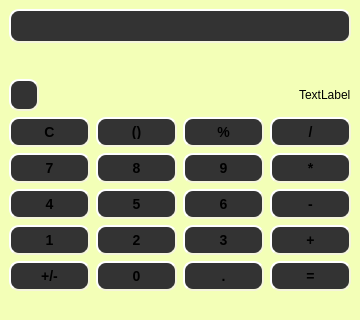
<?xml version="1.0" encoding="UTF-8"?>
<ui version="4.0">
 <class>Calculator</class>
 <widget class="QMainWindow" name="Calculator">
  <property name="geometry">
   <rect>
    <x>0</x>
    <y>0</y>
    <width>360</width>
    <height>320</height>
   </rect>
  </property>
  <property name="sizePolicy">
   <sizepolicy hsizetype="Fixed" vsizetype="Fixed">
    <horstretch>0</horstretch>
    <verstretch>0</verstretch>
   </sizepolicy>
  </property>
  <property name="maximumSize">
   <size>
    <width>360</width>
    <height>320</height>
   </size>
  </property>
  <property name="baseSize">
   <size>
    <width>0</width>
    <height>300</height>
   </size>
  </property>
  <property name="windowTitle">
   <string>Calculator</string>
  </property>
  <property name="windowOpacity">
   <double>1.000000000000000</double>
  </property>
  <property name="autoFillBackground">
   <bool>false</bool>
  </property>
  <property name="styleSheet">
   <string notr="true">background-color: rgb(243, 255, 183);
</string>
  </property>
  <property name="tabShape">
   <enum>QTabWidget::Rounded</enum>
  </property>
  <property name="dockNestingEnabled">
   <bool>false</bool>
  </property>
  <widget class="QWidget" name="centralwidget">
   <property name="minimumSize">
    <size>
     <width>200</width>
     <height>300</height>
    </size>
   </property>
   <property name="maximumSize">
    <size>
     <width>400</width>
     <height>200</height>
    </size>
   </property>
   <layout class="QGridLayout" name="gridLayout_2">
    <item row="0" column="0">
     <layout class="QVBoxLayout" name="mainLayout">
      <item>
       <widget class="QLineEdit" name="input">
        <property name="styleSheet">
         <string notr="true">QLineEdit {
     background-color: #333;
    border-style: outset;
    border-width: 2px;
    border-radius: 10px;
    border-color: beige;
    font: bold 14px;
    padding: 6px;
background: qradialgradient(
        cx: 0.3, cy: -0.4, fx: 0.3, fy: -0.4,
        radius: 1.35, stop: 0 #fff, stop: 1 #888
        );
    }

QLineEdit:hover {
    background: qradialgradient(
        cx: 0.3, cy: -0.4, fx: 0.3, fy: -0.4,
        radius: 1.35, stop: 0 #fff, stop: 1 #bbb
        );
    }

QLineEditn:pressed {
    border-style: inset;
    background: qradialgradient(
        cx: 0.4, cy: -0.1, fx: 0.4, fy: -0.1,
        radius: 1.35, stop: 0 #fff, stop: 1 #ddd
        );
    }</string>
        </property>
       </widget>
      </item>
      <item>
       <spacer name="verticalSpacer">
        <property name="orientation">
         <enum>Qt::Vertical</enum>
        </property>
        <property name="sizeType">
         <enum>QSizePolicy::Fixed</enum>
        </property>
        <property name="sizeHint" stdset="0">
         <size>
          <width>20</width>
          <height>30</height>
         </size>
        </property>
       </spacer>
      </item>
      <item>
       <layout class="QHBoxLayout" name="horizontalLayout">
        <item>
         <widget class="QPushButton" name="op_del">
          <property name="maximumSize">
           <size>
            <width>30</width>
            <height>16777215</height>
           </size>
          </property>
          <property name="styleSheet">
           <string notr="true">QPushButton {
     background-color: #333;
    border-style: outset;
    border-width: 2px;
    border-radius: 10px;
    border-color: beige;
    font: bold 14px;
    padding: 6px;
background: qradialgradient(
        cx: 0.3, cy: -0.4, fx: 0.3, fy: -0.4,
        radius: 1.35, stop: 0 #fff, stop: 1 #888
        );
    }

QPushButton:hover {
    background: qradialgradient(
        cx: 0.3, cy: -0.4, fx: 0.3, fy: -0.4,
        radius: 1.35, stop: 0 #fff, stop: 1 #bbb
        );
    }

QPushButton:pressed {
    border-style: inset;
    background: qradialgradient(
        cx: 0.4, cy: -0.1, fx: 0.4, fy: -0.1,
        radius: 1.35, stop: 0 #fff, stop: 1 #ddd
        );
    }</string>
          </property>
          <property name="text">
           <string/>
          </property>
          <property name="icon">
           <iconset resource="resources.qrc">
            <normaloff>:/pre/images/delete-svgrepo-com.png</normaloff>:/pre/images/delete-svgrepo-com.png</iconset>
          </property>
         </widget>
        </item>
        <item>
         <spacer name="horizontalSpacer">
          <property name="orientation">
           <enum>Qt::Horizontal</enum>
          </property>
          <property name="sizeType">
           <enum>QSizePolicy::Expanding</enum>
          </property>
          <property name="sizeHint" stdset="0">
           <size>
            <width>40</width>
            <height>20</height>
           </size>
          </property>
         </spacer>
        </item>
        <item>
         <widget class="QLabel" name="answerLabel">
          <property name="minimumSize">
           <size>
            <width>50</width>
            <height>0</height>
           </size>
          </property>
          <property name="maximumSize">
           <size>
            <width>100</width>
            <height>16777215</height>
           </size>
          </property>
          <property name="text">
           <string>TextLabel</string>
          </property>
         </widget>
        </item>
       </layout>
      </item>
      <item>
       <layout class="QGridLayout" name="numbersOpLayout">
        <item row="2" column="3">
         <widget class="QPushButton" name="op_sub">
          <property name="styleSheet">
           <string notr="true">QPushButton {
     background-color: #333;
    border-style: outset;
    border-width: 2px;
    border-radius: 10px;
    border-color: beige;
    font: bold 14px;
    padding: 6px;
background: qradialgradient(
        cx: 0.3, cy: -0.4, fx: 0.3, fy: -0.4,
        radius: 1.35, stop: 0 #fff, stop: 1 #888
        );
    }

QPushButton:hover {
    background: qradialgradient(
        cx: 0.3, cy: -0.4, fx: 0.3, fy: -0.4,
        radius: 1.35, stop: 0 #fff, stop: 1 #bbb
        );
    }

QPushButton:pressed {
    border-style: inset;
    background: qradialgradient(
        cx: 0.4, cy: -0.1, fx: 0.4, fy: -0.1,
        radius: 1.35, stop: 0 #fff, stop: 1 #ddd
        );
    }</string>
          </property>
          <property name="text">
           <string>-</string>
          </property>
         </widget>
        </item>
        <item row="4" column="0">
         <widget class="QPushButton" name="op_sign">
          <property name="styleSheet">
           <string notr="true">QPushButton {
     background-color: #333;
    border-style: outset;
    border-width: 2px;
    border-radius: 10px;
    border-color: beige;
    font: bold 14px;
    padding: 6px;
background: qradialgradient(
        cx: 0.3, cy: -0.4, fx: 0.3, fy: -0.4,
        radius: 1.35, stop: 0 #fff, stop: 1 #888
        );
    }

QPushButton:hover {
    background: qradialgradient(
        cx: 0.3, cy: -0.4, fx: 0.3, fy: -0.4,
        radius: 1.35, stop: 0 #fff, stop: 1 #bbb
        );
    }

QPushButton:pressed {
    border-style: inset;
    background: qradialgradient(
        cx: 0.4, cy: -0.1, fx: 0.4, fy: -0.1,
        radius: 1.35, stop: 0 #fff, stop: 1 #ddd
        );
    }</string>
          </property>
          <property name="text">
           <string>+/-</string>
          </property>
         </widget>
        </item>
        <item row="1" column="1">
         <widget class="QPushButton" name="num_8">
          <property name="styleSheet">
           <string notr="true">QPushButton {
     background-color: #333;
    border-style: outset;
    border-width: 2px;
    border-radius: 10px;
    border-color: beige;
    font: bold 14px;
    padding: 6px;
background: qradialgradient(
        cx: 0.3, cy: -0.4, fx: 0.3, fy: -0.4,
        radius: 1.35, stop: 0 #fff, stop: 1 #888
        );
    }

QPushButton:hover {
    background: qradialgradient(
        cx: 0.3, cy: -0.4, fx: 0.3, fy: -0.4,
        radius: 1.35, stop: 0 #fff, stop: 1 #bbb
        );
    }

QPushButton:pressed {
    border-style: inset;
    background: qradialgradient(
        cx: 0.4, cy: -0.1, fx: 0.4, fy: -0.1,
        radius: 1.35, stop: 0 #fff, stop: 1 #ddd
        );
    }</string>
          </property>
          <property name="text">
           <string>8</string>
          </property>
         </widget>
        </item>
        <item row="0" column="2">
         <widget class="QPushButton" name="op_percentage">
          <property name="styleSheet">
           <string notr="true">QPushButton {
     background-color: #333;
    border-style: outset;
    border-width: 2px;
    border-radius: 10px;
    border-color: beige;
    font: bold 14px;
    padding: 6px;
background: qradialgradient(
        cx: 0.3, cy: -0.4, fx: 0.3, fy: -0.4,
        radius: 1.35, stop: 0 #fff, stop: 1 #888
        );
    }

QPushButton:hover {
    background: qradialgradient(
        cx: 0.3, cy: -0.4, fx: 0.3, fy: -0.4,
        radius: 1.35, stop: 0 #fff, stop: 1 #bbb
        );
    }

QPushButton:pressed {
    border-style: inset;
    background: qradialgradient(
        cx: 0.4, cy: -0.1, fx: 0.4, fy: -0.1,
        radius: 1.35, stop: 0 #fff, stop: 1 #ddd
        );
    }</string>
          </property>
          <property name="text">
           <string>%</string>
          </property>
         </widget>
        </item>
        <item row="0" column="0">
         <widget class="QPushButton" name="op_clear">
          <property name="styleSheet">
           <string notr="true">QPushButton {
     background-color: #333;
    border-style: outset;
    border-width: 2px;
    border-radius: 10px;
    border-color: beige;
    font: bold 14px;
    padding: 6px;
background: qradialgradient(
        cx: 0.3, cy: -0.4, fx: 0.3, fy: -0.4,
        radius: 1.35, stop: 0 #fff, stop: 1 #888
        );
    }

QPushButton:hover {
    background: qradialgradient(
        cx: 0.3, cy: -0.4, fx: 0.3, fy: -0.4,
        radius: 1.35, stop: 0 #fff, stop: 1 #bbb
        );
    }

QPushButton:pressed {
    border-style: inset;
    background: qradialgradient(
        cx: 0.4, cy: -0.1, fx: 0.4, fy: -0.1,
        radius: 1.35, stop: 0 #fff, stop: 1 #ddd
        );
    }</string>
          </property>
          <property name="text">
           <string>C</string>
          </property>
         </widget>
        </item>
        <item row="1" column="3">
         <widget class="QPushButton" name="op_mul">
          <property name="styleSheet">
           <string notr="true">QPushButton {
     background-color: #333;
    border-style: outset;
    border-width: 2px;
    border-radius: 10px;
    border-color: beige;
    font: bold 14px;
    padding: 6px;
background: qradialgradient(
        cx: 0.3, cy: -0.4, fx: 0.3, fy: -0.4,
        radius: 1.35, stop: 0 #fff, stop: 1 #888
        );
    }

QPushButton:hover {
    background: qradialgradient(
        cx: 0.3, cy: -0.4, fx: 0.3, fy: -0.4,
        radius: 1.35, stop: 0 #fff, stop: 1 #bbb
        );
    }

QPushButton:pressed {
    border-style: inset;
    background: qradialgradient(
        cx: 0.4, cy: -0.1, fx: 0.4, fy: -0.1,
        radius: 1.35, stop: 0 #fff, stop: 1 #ddd
        );
    }</string>
          </property>
          <property name="text">
           <string>*</string>
          </property>
         </widget>
        </item>
        <item row="0" column="3">
         <widget class="QPushButton" name="op_div">
          <property name="styleSheet">
           <string notr="true">QPushButton {
     background-color: #333;
    border-style: outset;
    border-width: 2px;
    border-radius: 10px;
    border-color: beige;
    font: bold 14px;
    padding: 6px;
background: qradialgradient(
        cx: 0.3, cy: -0.4, fx: 0.3, fy: -0.4,
        radius: 1.35, stop: 0 #fff, stop: 1 #888
        );
    }

QPushButton:hover {
    background: qradialgradient(
        cx: 0.3, cy: -0.4, fx: 0.3, fy: -0.4,
        radius: 1.35, stop: 0 #fff, stop: 1 #bbb
        );
    }

QPushButton:pressed {
    border-style: inset;
    background: qradialgradient(
        cx: 0.4, cy: -0.1, fx: 0.4, fy: -0.1,
        radius: 1.35, stop: 0 #fff, stop: 1 #ddd
        );
    }</string>
          </property>
          <property name="text">
           <string>/</string>
          </property>
         </widget>
        </item>
        <item row="2" column="0">
         <widget class="QPushButton" name="num_4">
          <property name="styleSheet">
           <string notr="true">QPushButton {
     background-color: #333;
    border-style: outset;
    border-width: 2px;
    border-radius: 10px;
    border-color: beige;
    font: bold 14px;
    padding: 6px;
background: qradialgradient(
        cx: 0.3, cy: -0.4, fx: 0.3, fy: -0.4,
        radius: 1.35, stop: 0 #fff, stop: 1 #888
        );
    }

QPushButton:hover {
    background: qradialgradient(
        cx: 0.3, cy: -0.4, fx: 0.3, fy: -0.4,
        radius: 1.35, stop: 0 #fff, stop: 1 #bbb
        );
    }

QPushButton:pressed {
    border-style: inset;
    background: qradialgradient(
        cx: 0.4, cy: -0.1, fx: 0.4, fy: -0.1,
        radius: 1.35, stop: 0 #fff, stop: 1 #ddd
        );
    }</string>
          </property>
          <property name="text">
           <string>4</string>
          </property>
         </widget>
        </item>
        <item row="2" column="1">
         <widget class="QPushButton" name="num_5">
          <property name="styleSheet">
           <string notr="true">QPushButton {
     background-color: #333;
    border-style: outset;
    border-width: 2px;
    border-radius: 10px;
    border-color: beige;
    font: bold 14px;
    padding: 6px;
background: qradialgradient(
        cx: 0.3, cy: -0.4, fx: 0.3, fy: -0.4,
        radius: 1.35, stop: 0 #fff, stop: 1 #888
        );
    }

QPushButton:hover {
    background: qradialgradient(
        cx: 0.3, cy: -0.4, fx: 0.3, fy: -0.4,
        radius: 1.35, stop: 0 #fff, stop: 1 #bbb
        );
    }

QPushButton:pressed {
    border-style: inset;
    background: qradialgradient(
        cx: 0.4, cy: -0.1, fx: 0.4, fy: -0.1,
        radius: 1.35, stop: 0 #fff, stop: 1 #ddd
        );
    }</string>
          </property>
          <property name="text">
           <string>5</string>
          </property>
         </widget>
        </item>
        <item row="1" column="0">
         <widget class="QPushButton" name="num_7">
          <property name="sizeIncrement">
           <size>
            <width>0</width>
            <height>0</height>
           </size>
          </property>
          <property name="styleSheet">
           <string notr="true">QPushButton {
     background-color: #333;
    border-style: outset;
    border-width: 2px;
    border-radius: 10px;
    border-color: beige;
    font: bold 14px;
    padding: 6px;
background: qradialgradient(
        cx: 0.3, cy: -0.4, fx: 0.3, fy: -0.4,
        radius: 1.35, stop: 0 #fff, stop: 1 #888
        );
    }

QPushButton:hover {
    background: qradialgradient(
        cx: 0.3, cy: -0.4, fx: 0.3, fy: -0.4,
        radius: 1.35, stop: 0 #fff, stop: 1 #bbb
        );
    }

QPushButton:pressed {
    border-style: inset;
    background: qradialgradient(
        cx: 0.4, cy: -0.1, fx: 0.4, fy: -0.1,
        radius: 1.35, stop: 0 #fff, stop: 1 #ddd
        );
    }</string>
          </property>
          <property name="text">
           <string>7</string>
          </property>
         </widget>
        </item>
        <item row="4" column="3">
         <widget class="QPushButton" name="op_equal">
          <property name="styleSheet">
           <string notr="true">QPushButton {
     background-color: #333;
    border-style: outset;
    border-width: 2px;
    border-radius: 10px;
    border-color: beige;
    font: bold 14px;
    padding: 6px;
background: qradialgradient(
        cx: 0.3, cy: -0.4, fx: 0.3, fy: -0.4,
        radius: 1.35, stop: 0 #fff, stop: 1 #888
        );
    }

QPushButton:hover {
    background: qradialgradient(
        cx: 0.3, cy: -0.4, fx: 0.3, fy: -0.4,
        radius: 1.35, stop: 0 #fff, stop: 1 #bbb
        );
    }

QPushButton:pressed {
    border-style: inset;
    background: qradialgradient(
        cx: 0.4, cy: -0.1, fx: 0.4, fy: -0.1,
        radius: 1.35, stop: 0 #fff, stop: 1 #ddd
        );
    }</string>
          </property>
          <property name="text">
           <string>=</string>
          </property>
          <property name="default">
           <bool>true</bool>
          </property>
         </widget>
        </item>
        <item row="1" column="2">
         <widget class="QPushButton" name="num_9">
          <property name="tabletTracking">
           <bool>false</bool>
          </property>
          <property name="styleSheet">
           <string notr="true">QPushButton {
     background-color: #333;
    border-style: outset;
    border-width: 2px;
    border-radius: 10px;
    border-color: beige;
    font: bold 14px;
    padding: 6px;
background: qradialgradient(
        cx: 0.3, cy: -0.4, fx: 0.3, fy: -0.4,
        radius: 1.35, stop: 0 #fff, stop: 1 #888
        );
    }

QPushButton:hover {
    background: qradialgradient(
        cx: 0.3, cy: -0.4, fx: 0.3, fy: -0.4,
        radius: 1.35, stop: 0 #fff, stop: 1 #bbb
        );
    }

QPushButton:pressed {
    border-style: inset;
    background: qradialgradient(
        cx: 0.4, cy: -0.1, fx: 0.4, fy: -0.1,
        radius: 1.35, stop: 0 #fff, stop: 1 #ddd
        );
    }</string>
          </property>
          <property name="text">
           <string>9</string>
          </property>
         </widget>
        </item>
        <item row="3" column="2">
         <widget class="QPushButton" name="num_3">
          <property name="styleSheet">
           <string notr="true">QPushButton {
     background-color: #333;
    border-style: outset;
    border-width: 2px;
    border-radius: 10px;
    border-color: beige;
    font: bold 14px;
    padding: 6px;
background: qradialgradient(
        cx: 0.3, cy: -0.4, fx: 0.3, fy: -0.4,
        radius: 1.35, stop: 0 #fff, stop: 1 #888
        );
    }

QPushButton:hover {
    background: qradialgradient(
        cx: 0.3, cy: -0.4, fx: 0.3, fy: -0.4,
        radius: 1.35, stop: 0 #fff, stop: 1 #bbb
        );
    }

QPushButton:pressed {
    border-style: inset;
    background: qradialgradient(
        cx: 0.4, cy: -0.1, fx: 0.4, fy: -0.1,
        radius: 1.35, stop: 0 #fff, stop: 1 #ddd
        );
    }</string>
          </property>
          <property name="text">
           <string>3</string>
          </property>
         </widget>
        </item>
        <item row="4" column="1">
         <widget class="QPushButton" name="num_0">
          <property name="styleSheet">
           <string notr="true">QPushButton {
     background-color: #333;
    border-style: outset;
    border-width: 2px;
    border-radius: 10px;
    border-color: beige;
    font: bold 14px;
    padding: 6px;
background: qradialgradient(
        cx: 0.3, cy: -0.4, fx: 0.3, fy: -0.4,
        radius: 1.35, stop: 0 #fff, stop: 1 #888
        );
    }

QPushButton:hover {
    background: qradialgradient(
        cx: 0.3, cy: -0.4, fx: 0.3, fy: -0.4,
        radius: 1.35, stop: 0 #fff, stop: 1 #bbb
        );
    }

QPushButton:pressed {
    border-style: inset;
    background: qradialgradient(
        cx: 0.4, cy: -0.1, fx: 0.4, fy: -0.1,
        radius: 1.35, stop: 0 #fff, stop: 1 #ddd
        );
    }</string>
          </property>
          <property name="text">
           <string>0</string>
          </property>
         </widget>
        </item>
        <item row="4" column="2">
         <widget class="QPushButton" name="op_point">
          <property name="styleSheet">
           <string notr="true">QPushButton {
     background-color: #333;
    border-style: outset;
    border-width: 2px;
    border-radius: 10px;
    border-color: beige;
    font: bold 14px;
    padding: 6px;
background: qradialgradient(
        cx: 0.3, cy: -0.4, fx: 0.3, fy: -0.4,
        radius: 1.35, stop: 0 #fff, stop: 1 #888
        );
    }

QPushButton:hover {
    background: qradialgradient(
        cx: 0.3, cy: -0.4, fx: 0.3, fy: -0.4,
        radius: 1.35, stop: 0 #fff, stop: 1 #bbb
        );
    }

QPushButton:pressed {
    border-style: inset;
    background: qradialgradient(
        cx: 0.4, cy: -0.1, fx: 0.4, fy: -0.1,
        radius: 1.35, stop: 0 #fff, stop: 1 #ddd
        );
    }</string>
          </property>
          <property name="text">
           <string>.</string>
          </property>
         </widget>
        </item>
        <item row="0" column="1">
         <widget class="QPushButton" name="op_brackets">
          <property name="styleSheet">
           <string notr="true">QPushButton {
     background-color: #333;
    border-style: outset;
    border-width: 2px;
    border-radius: 10px;
    border-color: beige;
    font: bold 14px;
    padding: 6px;
background: qradialgradient(
        cx: 0.3, cy: -0.4, fx: 0.3, fy: -0.4,
        radius: 1.35, stop: 0 #fff, stop: 1 #888
        );
    }

QPushButton:hover {
    background: qradialgradient(
        cx: 0.3, cy: -0.4, fx: 0.3, fy: -0.4,
        radius: 1.35, stop: 0 #fff, stop: 1 #bbb
        );
    }

QPushButton:pressed {
    border-style: inset;
    background: qradialgradient(
        cx: 0.4, cy: -0.1, fx: 0.4, fy: -0.1,
        radius: 1.35, stop: 0 #fff, stop: 1 #ddd
        );
    }</string>
          </property>
          <property name="text">
           <string>()</string>
          </property>
         </widget>
        </item>
        <item row="3" column="3">
         <widget class="QPushButton" name="op_add">
          <property name="styleSheet">
           <string notr="true">QPushButton {
     background-color: #333;
    border-style: outset;
    border-width: 2px;
    border-radius: 10px;
    border-color: beige;
    font: bold 14px;
    padding: 6px;
background: qradialgradient(
        cx: 0.3, cy: -0.4, fx: 0.3, fy: -0.4,
        radius: 1.35, stop: 0 #fff, stop: 1 #888
        );
    }

QPushButton:hover {
    background: qradialgradient(
        cx: 0.3, cy: -0.4, fx: 0.3, fy: -0.4,
        radius: 1.35, stop: 0 #fff, stop: 1 #bbb
        );
    }

QPushButton:pressed {
    border-style: inset;
    background: qradialgradient(
        cx: 0.4, cy: -0.1, fx: 0.4, fy: -0.1,
        radius: 1.35, stop: 0 #fff, stop: 1 #ddd
        );
    }</string>
          </property>
          <property name="text">
           <string>+</string>
          </property>
         </widget>
        </item>
        <item row="3" column="0">
         <widget class="QPushButton" name="num_1">
          <property name="styleSheet">
           <string notr="true">QPushButton {
     background-color: #333;
    border-style: outset;
    border-width: 2px;
    border-radius: 10px;
    border-color: beige;
    font: bold 14px;
    padding: 6px;
background: qradialgradient(
        cx: 0.3, cy: -0.4, fx: 0.3, fy: -0.4,
        radius: 1.35, stop: 0 #fff, stop: 1 #888
        );
    }

QPushButton:hover {
    background: qradialgradient(
        cx: 0.3, cy: -0.4, fx: 0.3, fy: -0.4,
        radius: 1.35, stop: 0 #fff, stop: 1 #bbb
        );
    }

QPushButton:pressed {
    border-style: inset;
    background: qradialgradient(
        cx: 0.4, cy: -0.1, fx: 0.4, fy: -0.1,
        radius: 1.35, stop: 0 #fff, stop: 1 #ddd
        );
    }</string>
          </property>
          <property name="text">
           <string>1</string>
          </property>
         </widget>
        </item>
        <item row="3" column="1">
         <widget class="QPushButton" name="num_2">
          <property name="styleSheet">
           <string notr="true">QPushButton {
     background-color: #333;
    border-style: outset;
    border-width: 2px;
    border-radius: 10px;
    border-color: beige;
    font: bold 14px;
    padding: 6px;
background: qradialgradient(
        cx: 0.3, cy: -0.4, fx: 0.3, fy: -0.4,
        radius: 1.35, stop: 0 #fff, stop: 1 #888
        );
    }

QPushButton:hover {
    background: qradialgradient(
        cx: 0.3, cy: -0.4, fx: 0.3, fy: -0.4,
        radius: 1.35, stop: 0 #fff, stop: 1 #bbb
        );
    }

QPushButton:pressed {
    border-style: inset;
    background: qradialgradient(
        cx: 0.4, cy: -0.1, fx: 0.4, fy: -0.1,
        radius: 1.35, stop: 0 #fff, stop: 1 #ddd
        );
    }</string>
          </property>
          <property name="text">
           <string>2</string>
          </property>
         </widget>
        </item>
        <item row="2" column="2">
         <widget class="QPushButton" name="num_6">
          <property name="styleSheet">
           <string notr="true">QPushButton {
     background-color: #333;
    border-style: outset;
    border-width: 2px;
    border-radius: 10px;
    border-color: beige;
    font: bold 14px;
    padding: 6px;
background: qradialgradient(
        cx: 0.3, cy: -0.4, fx: 0.3, fy: -0.4,
        radius: 1.35, stop: 0 #fff, stop: 1 #888
        );
    }

QPushButton:hover {
    background: qradialgradient(
        cx: 0.3, cy: -0.4, fx: 0.3, fy: -0.4,
        radius: 1.35, stop: 0 #fff, stop: 1 #bbb
        );
    }

QPushButton:pressed {
    border-style: inset;
    background: qradialgradient(
        cx: 0.4, cy: -0.1, fx: 0.4, fy: -0.1,
        radius: 1.35, stop: 0 #fff, stop: 1 #ddd
        );
    }</string>
          </property>
          <property name="text">
           <string>6</string>
          </property>
         </widget>
        </item>
       </layout>
      </item>
     </layout>
    </item>
   </layout>
  </widget>
  <widget class="QMenuBar" name="menubar">
   <property name="geometry">
    <rect>
     <x>0</x>
     <y>0</y>
     <width>360</width>
     <height>20</height>
    </rect>
   </property>
  </widget>
 </widget>
 <resources>
  <include location="resources.qrc"/>
 </resources>
 <connections/>
</ui>
